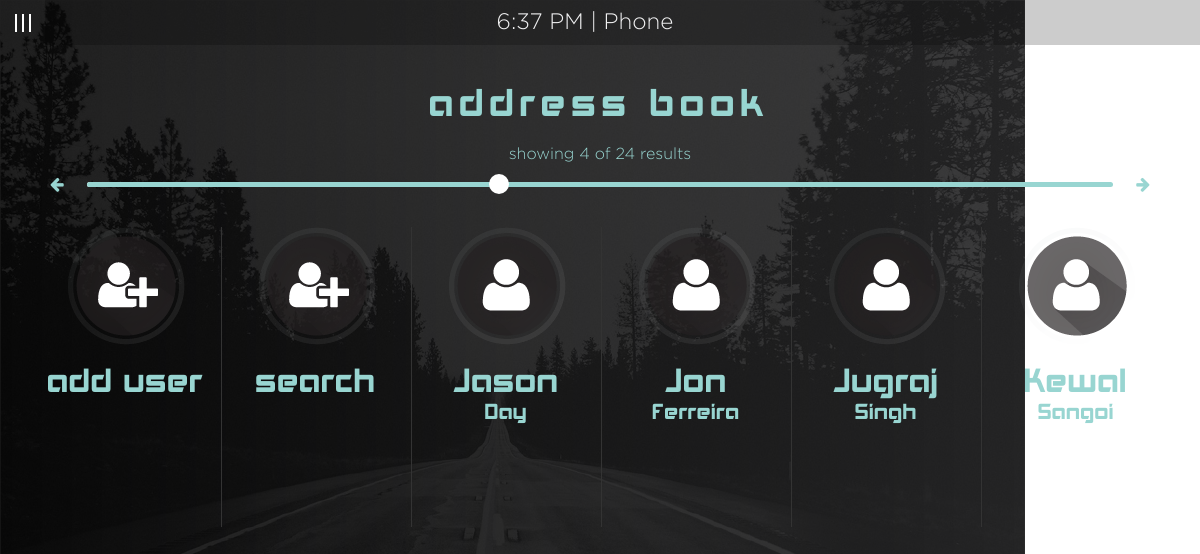
The page /index.php/phone/contacts/8 on the database its author committed.
### tables this page shows
CREATE TABLE tbl_contacts (
  contacts_id smallint(4) unsigned NOT NULL,
  contacts_fname varchar(150) NOT NULL,
  contacts_lname varchar(150) NOT NULL,
  contacts_img varchar(150) NOT NULL DEFAULT 'user_icon.png'
);

### index.php (called while the page is built, shortened)
<?php
require_once BASEPATH.'core/CodeIgniter.php';

### application/models/Dash_model.php (called while the page is built, shortened)
<?php
class Dash_model extends CI_Model {
	public function contacts($q,$limit, $offset){
		$this->db->order_by('contacts_fname');
		$sql = $this->db->get('tbl_contacts', $limit, $offset);
		return $sql->result_array();
	}
}

### application/views/phoneCenter/contacts.php (the view)
<div id="topClock" class="text-center"><span id="topClockTime"></span> | <?php echo $title;?></div>
<div id="container">
	<a href="<?php echo base_url()."index.php/phone/";?>"><img class="close" src="<?php echo base_url()."images/close_icon.png";?>"></a>
	<h2 id="addressbook" class="text-center userhead">address book</h2>
	<p class="text-center totalContact">showing <span id="showing">4</span> of <span id="total">24</span> results</p>
	<?php echo $this->pagination->create_links();?>
    <input id="resultSlider" type="range" min="1" value="1" max="6">
    <ul id="contactList" class="small-block-grid-6 columns contacts">
        <li><img class="navPic" src="<?php echo base_url().'images/adduser_icon.png';?>"><h2 class="contactName">add user</h2></li>
        <li><a href="<?php echo base_url()."index.php/phone/contactView";?>"><img class="navPic" src="<?php echo base_url().'images/adduser_icon.png';?>"><h2 class="contactName">search</h2></a></li>
        <?php foreach($contacts as $contact):?>
    		<li><img class="navPic profPic" src="<?php echo base_url().'images/'.$contact['contacts_img'];?>"><h2 class="contactName"><?php echo $contact['contacts_fname'];?></h2><p class="contactName"><?php echo $contact['contacts_lname'];?></p></li>
        <?php endforeach;?>
    </ul>
</div>

### css/main.css (style rules this page uses)
body { background: url('../images/background.png') no-repeat; }
h2 { color: #f1f1f2; }
p, a { color: #98d5d1; margin-bottom: 0; font-family: 'Gotham'; }
.userhead, .profile, h2.navOption { font-family: 'akashiregular'; color: #98d5d1; letter-spacing: 5px; }
.profPic { width: 118px; -moz-border-radius: 59px !important; -webkit-border-radius: 59px !important; }
.profPic, .navPic { display: block; margin: 0 auto; }
#topClock { width: 100%; height: 45px; background-color: rgba(255,255,255,0.5); margin-left: 45px; padding-top: 5px; padding-right: 120px; background-color: rgba(0,0,0,0.2); font-size: 1.4em; color: #f1f1f2; font-family: 'Gotham'; font-weight: 100; }
.contacts { width: 100%; margin-left: 1px; }
.contacts li { border-left: 1px solid #333333; height: 100%; }
.contacts li:first-child { border:none; }
.contactName { font-family: 'akashiregular'; color: #98d5d1; text-align: center; padding: 0; }
#addressbook { margin: 0 0 16px; padding: 8px; height: 50px; line-height: 1.12em; }
#contactList { margin-top: 25px; height: 300px; }
#resultSlider { -webkit-appearance: none; display: block; margin: 15px auto; width: 90%; border-radius: 10px; }
h2.contactName { font-size: 2em; margin: 0; padding-top: 20px; line-height: 1em; }
p.contactName { font-size: 1.3em; padding-top: 5px; line-height: 1em; }
.close { width: 60px; position: absolute; right: 50px; top: 80px; z-index: 99; }
#container { margin: 30px auto 0; width: 95%; }

### rows shown on the page
tbl_contacts: contacts_img (picture), contacts_fname "Jason", contacts_lname "Day"
tbl_contacts: contacts_img (picture), contacts_fname "Jon", contacts_lname "Ferreira"
tbl_contacts: contacts_img (picture), contacts_fname "Jugraj", contacts_lname "Singh"
tbl_contacts: contacts_img (picture), contacts_fname "Kewal", contacts_lname "Sangoi"

### other values the page prints
$title "Phone"
